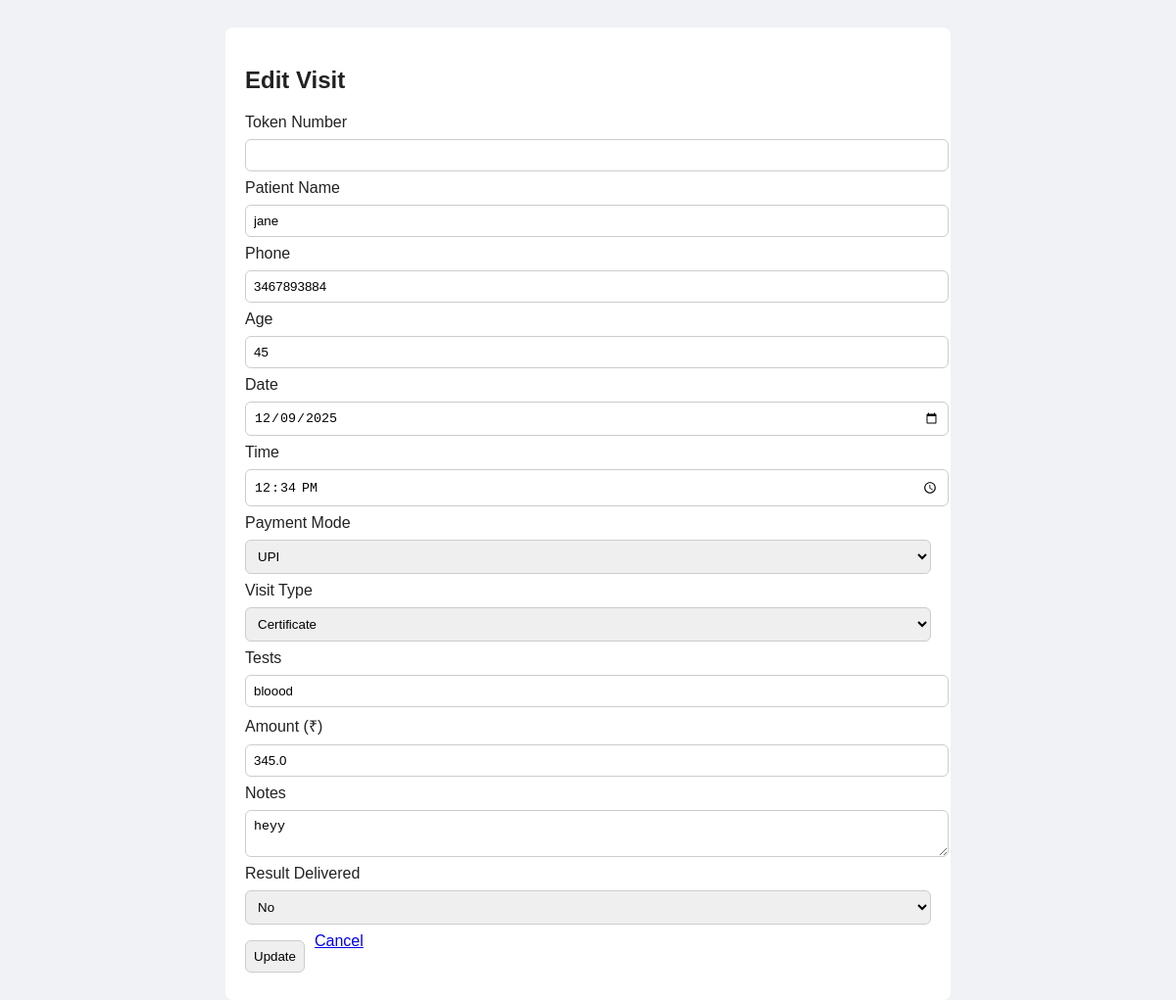
Screenshot of /edit/8 (signed in) with the database file from the repository.
### tables this page shows
CREATE TABLE visits (
        id INTEGER PRIMARY KEY AUTOINCREMENT,
        token_number TEXT,
        name TEXT NOT NULL,
        phone TEXT NOT NULL,
        age TEXT,
        date TEXT NOT NULL,
        time TEXT NOT NULL,
        payment_mode TEXT,
        tests TEXT,
        visit_type TEXT,
        amount REAL DEFAULT 0,
        notes TEXT,
        result_delivered TEXT DEFAULT 'No'
    );

### app.py (the view)
@app.route('/edit/<int:id>', methods=['GET'])
@login_required
def edit(id):
    conn = sqlite3.connect(DB_FILE)
    c = conn.cursor()
    c.execute("SELECT * FROM visits WHERE id = ?", (id,))
    visit = c.fetchone()
    conn.close()
    if not visit:
        return redirect('/')
    return render_template('edit.html', visit=visit)

### app.py (called while the page is built)
def login_required(f):
    @wraps(f)
    def wrapped(*args, **kwargs):
        if not session.get('admin_id'):
            return redirect(url_for('login', next=request.path))
        return f(*args, **kwargs)
    return wrapped

### templates/edit.html (shortened to what this page needs)
<!doctype html>
<html>
<head>
</head>
<body>
  <div class="card">
    <h2>Edit Visit</h2>
    <form method="POST" action="/update/{{ visit[0] }}">
      <label>Token Number</label>
      <input name="token_number" value="{{ visit[1] or '' }}" />
      <label>Patient Name</label>
      <input name="name" value="{{ visit[2] }}" required />
      <label>Phone</label>
      <input name="phone" value="{{ visit[3] }}" required />
      <label>Age</label>
      <input name="age" value="{{ visit[4] }}" />
      <label>Date</label>
      <input type="date" name="date" value="{{ visit[5] }}" required />
      <label>Time</label>
      <input type="time" name="time" value="{{ visit[6] }}" required />
      <label>Payment Mode</label>
      <select name="payment_mode">
        <option {{ 'selected' if visit[7]=='UPI' else ''}}>UPI</option>
      </select>
      <label>Visit Type</label>
      <select name="visit_type">
        <option {{ 'selected' if visit[9]=='Certificate' else ''}}>Certificate</option>
      </select>
      <label>Tests</label>
      <input name="tests" value="{{ visit[8] or '' }}" />
      <label>Amount (₹)</label>
      <input type="number" name="amount" step="0.01" value="{{ visit[10] or 0 }}" />
      <label>Notes</label>
      <textarea name="notes">{{ visit[11] or '' }}</textarea>
      <label>Result Delivered</label>
      <select name="result_delivered">
        <option value="No" {{ 'selected' if visit[12] != 'Yes' else '' }}>No</option>
      </select>
      <div class="actions">
        <button type="submit">Update</button>
        <a href="/">Cancel</a>
      </div>
    </form>
  </div>
</body>
</html>

### templates/edit.html (style rules this page uses)
body { font-family:Arial;background:var(--bg, #f0f2f5);color:var(--text,#222);padding:20px }
.card { max-width:700px;margin:auto;background:#fff;padding:20px;border-radius:8px }
input,select,textarea,button { display:block;width:100%;margin:8px 0;padding:8px;border-radius:6px;border:1px solid #ccc }
.actions { display:flex;gap:10px }
.actions a, .actions button { width:auto }

### rows the page displays
visits: name "jane", phone "3467893884", age "45", date "12/09/2025", time "12:34", tests "bloood", amount "345.0", notes "heyy"
